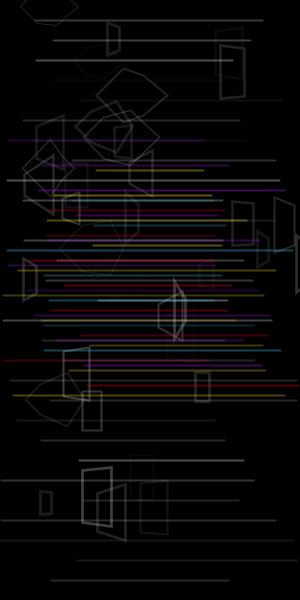
Frame 1 (no input)
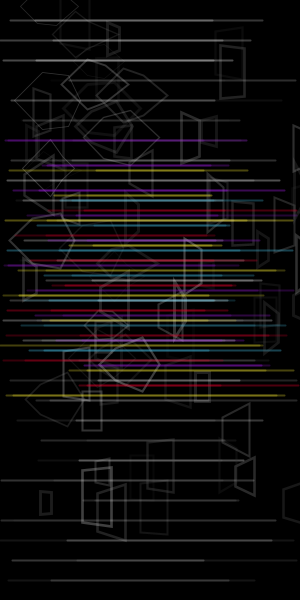
Frame 2 (the mouse pressed at the canvas centre, redrawn once)

The Processing sketch that drew these frames (run headless with seeded random() and noise(); the mouse was pressed at the canvas centre and the sketch redrawn once):

// Processing sketch: processing_24833
// ── processing_24833.pde


void setup()
{
  size(300,600);
  background(0);
  noLoop();
  smooth();
}

void draw()
{
  for(int q = 0; q < 10; q = q + 1)
  {
    float w = random(0,20);
    float x = random(0,100);
    float y = random(0,420);
    float z = random(10,30);
    float h = random(10,30);
    float i = random(10,30);
    float v = random(0.5,3);
    noFill();
    float o = random(30,100);
    float c = random(50,200);
    stroke(c,o);
    strokeWeight(v);
    beginShape();
      vertex(x, y);
      vertex(x+z, y-z);
      vertex(x+z+h, y-h);
      vertex(x+z+h+i, y);
      vertex(x+z+h, y+h);
      vertex(x+z, y+z);
    endShape(CLOSE);
  
  }
  for(int q = 0; q < 20; q = q + 1)
  {
    float w = random(0,20);
    float x = random(0,300);
    float y = random(0,350);
    float z = random(10,30);
    float h = random(10,30);
    float i = random(10,30);
    float v = random(2,3);
    noFill();
    float o = random(30,100);
    float c = random(50,200);
    stroke(c,o);
    strokeWeight(v);
    beginShape();
     // vertex(x, y);
      vertex(x+z, y-z);
      vertex(x+z+h, y-h);
    //  vertex(x+z+h+i, y);
      vertex(x+z+h, y+h);
      vertex(x+z, y+z);
    endShape(CLOSE);
  
  }
   for(int q = 0; q < 8; q = q + 1)
   {
    float w = random(0,20);
    float x = random(0,300);
    float y = random(360,520);
    float z = random(10,30);
    float h = random(10,30);
    float i = random(10,30);
    float v = random(2,3);
    noFill();
    float o = random(30,100);
    float c = random(50,200);
    stroke(c,o);
    strokeWeight(v);
    beginShape();
     // vertex(x, y);
      vertex(x+z, y-z);
      vertex(x+z+h, y-h);
    //  vertex(x+z+h+i, y);
      vertex(x+z+h, y+h);
      vertex(x+z, y+z);
    endShape(CLOSE);
  
  }
  /* for(int c = 0; c < 30; c = c + 1)
  {
    float t = random(30,100);
    float v = random(1.5,3);
    noFill();
    stroke(120,t);
    strokeWeight(v);
    float x = random(0,300);
    float y = random(0,480);
    float z = random(15,60);
    rect(x,y,z,z);
  }*/ 
  
  for(float b = 20; b < 600; b = b + 20)
  {
    float s = random(0,100);
    float e = random(200,300);
    float o = random(0,80);
    
    stroke(255,o);
    strokeWeight(2);
    line(s,b,e,b);
  }
   for(float b = 140; b < 380; b = b + 25)
  {
    float s = random(0,100);
    float e = random(200,300);
    float t = random(50,100);
    
    stroke(158,27,224,t);
    strokeWeight(2);
    line(s,b,e,b);
  }
  for(float b = 200; b < 360; b = b + 25)
  {
    float s = random(0,100);
    float e = random(200,300);
    float t = random(50,100);
    
    stroke(63,176,210,t);
    strokeWeight(2);
    line(s,b,e,b);
  }
   for(float b = 170; b < 400; b = b + 25)
  {
    float s = random(0,100);
    float e = random(200,300);
    float t = random(50,100);
    
    stroke(252,237,48,t);
    strokeWeight(2);
    line(s,b,e,b);
    endRecord ();
  }
    for(float b = 210; b < 400; b = b + 25)
  {
    float s = random(0,100);
    float e = random(200,300);
    float t = random(50,100);
    
    stroke(223,1,42,t);
    strokeWeight(2);
    line(s,b,e,b);
  }
}  
